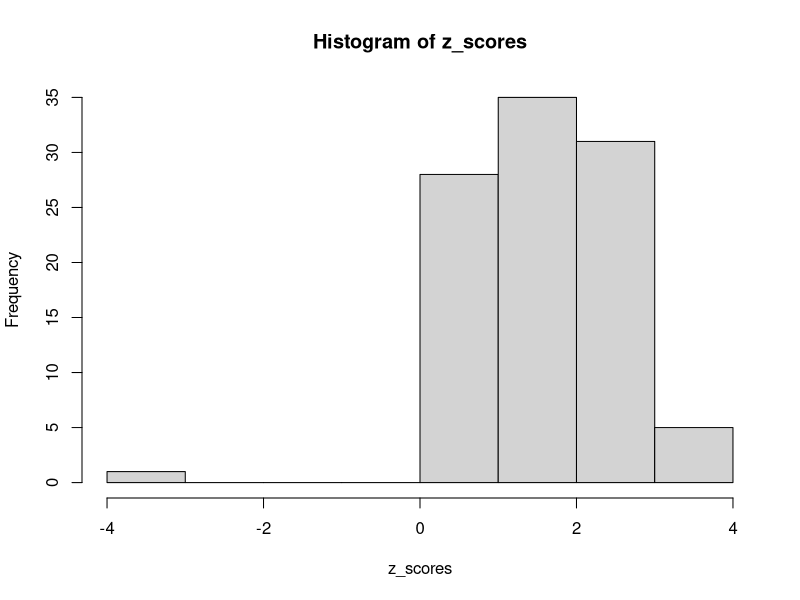

This chart was generated by the following R code:
####################################################################################################
# DEBUGGING
####################################################################################################
# The basic idea of a debugger is that you setup points in your code to stop a) when an error occurs, 
# or b) in places where you think the error might occur, and ask the R interpeter to enter a special
# 'debug' mode. 
# While in the debug mode you can inspect your code and the variables to better understand what's going on. 
                                                                                                                                        
# This code doesn't give me the correct answer.  I'm trying to create z-scores of long list of numbers. 
# From prior information I know the mean must be zero. 
# But plotting them give shows one of them is less than zero. Let's find out why.  

df <- read.csv(file='files/estimates.csv')
sd <- sd(df$x)
mean <- 0

z_score <- function(est, mean, sd){
  diff <- est-mean
  z <- diff/sd
  return(z)
}


z_scores <- vector(length=dim(df)[1])
for (i in 1:dim(df)[1]){
  # browser()
  est <- df$x[[i]]
  z <-  z_score(est, mean, sd)
  z_scores[[i]] <- z
}

hist(z_scores)